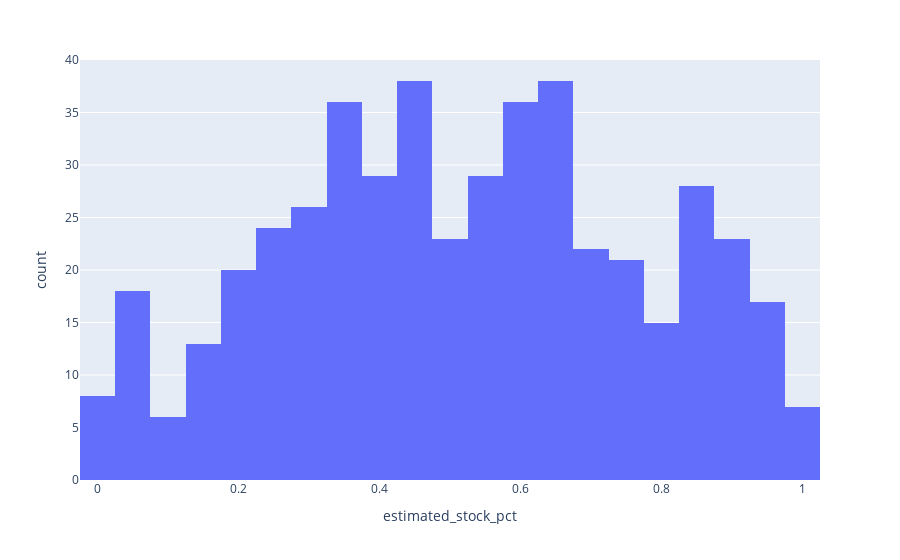

Source (notebook cell):
### Code cell
px.histogram(df[df["category"] == "fruit"], x = "estimated_stock_pct")

### Figure 1 — Plotly figure (JSON) as saved in the notebook; plotly's stock layout.template omitted (floating-point values rounded to 4 significant figures; data arrays with more than 128 entries replaced by an {"elided": "..."} marker saying what was removed)
{"data": [{"alignmentgroup": "True", "bingroup": "x", "hovertemplate": "estimated_stock_pct=%{x}<br>count=%{y}<extra></extra>", "legendgroup": "", "marker": {"color": "#636efa", "pattern": {"shape": ""}}, "name": "", "offsetgroup": "", "orientation": "v", "showlegend": false, "type": "histogram", "x": {"elided": "477 float values"}, "xaxis": "x", "yaxis": "y"}], "layout": {"barmode": "relative", "legend": {"tracegroupgap": 0}, "margin": {"t": 60}, "xaxis": {"anchor": "y", "domain": [0, 1], "title": {"text": "estimated_stock_pct"}}, "yaxis": {"anchor": "x", "domain": [0, 1], "title": {"text": "count"}}}}
